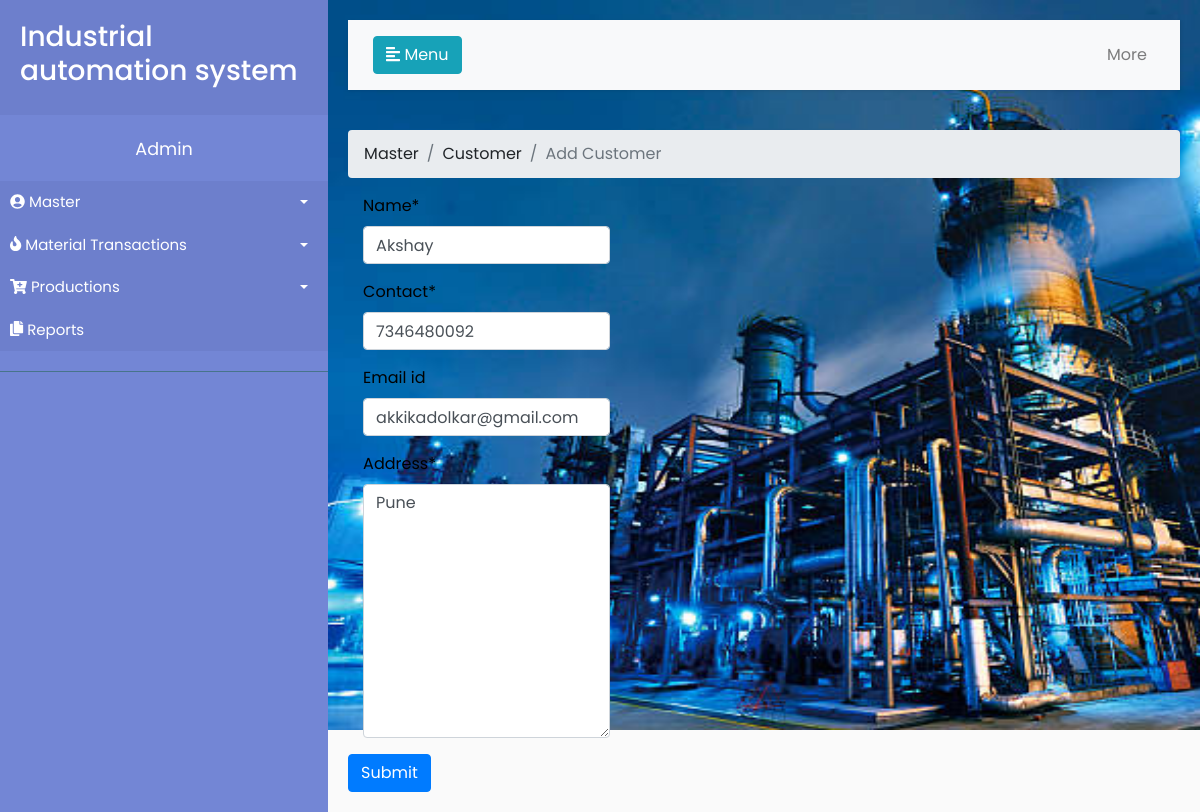
Page /customer/6/edit (signed in) on the committed database.
### master/models.py (models this page shows, shortened)
class Customer(models.Model):
	name = models.CharField(max_length=50)
	contact = models.PositiveIntegerField(max_length=10)
	email_id = models.EmailField(max_length=254, blank=True)
	address = models.TextField()
	created_date = models.DateTimeField(default=timezone.now)

### master/views.py (the view)
# urls.py: path('customer/<int:pk>/edit', views.editcustomer, name='editcustomer'),
@login_required
def editcustomer(request,pk):
	customer = get_object_or_404(Customer, pk=pk)
	if request.method == "POST":
		form = CustomerForm(request.POST, instance=customer)
		if form.is_valid():
			form.save()
			return redirect('customer')
	else:
		form = CustomerForm(instance=customer)
	return render(request, 'master/newcustomer.html', {'form': form})

### master/forms.py
class CustomerForm(forms.ModelForm):
	class Meta:
		model = Customer
		fields = ('name','contact','email_id','address',)

### master/templates/master/newcustomer.html (shortened to what this page needs)
{% extends 'base.html' %}
{% load crispy_forms_tags %}
 {% block content %}
 <nav aria-label="breadcrumb">
  <ol class="breadcrumb">
    <li class="breadcrumb-item"><a href="{% url 'master' %}">Master</a></li>
    <li class="breadcrumb-item"><a href="{% url 'customer' %}">Customer</a></li>
    <li class="breadcrumb-item active" aria-current="page">Add Customer</li>
  </ol>
</nav>
 <form method=POST>
    <div style="color:black;" class="col-md-4">
    {{ form|crispy }}
</div>
                 <button type="submit" class="btn btn-primary">Submit</button>
            </form>
{% endblock %}

### master/static/css/style.css (style rules this page uses)
body { font-family: 'Poppins', sans-serif; background: #fafafa; }
a, a:hover, a:focus { color: inherit; text-decoration: none; transition: all 0.3s; }
i, span { display: inline-block; }

### rows in the picture
Customer: name "Akshay", contact "7346480092", email_id "akkikadolkar@gmail.com", address "Pune"
